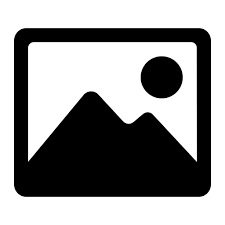
#> input picture download.png, 225 x 225 px; its folder holds 2 pictures in this run
$ python -i main.py   (imports and definitions only)   (older library calls are emulated)
#> lines starting #> are read from the running program, lines starting #| are printed output that depends on the picture
from tkinter import *
from tkinter.filedialog import askopenfilename
from tkinter import font
import os
import six
import pandas as pd
import numpy as np
import matplotlib.pyplot as plt
from PIL import Image, ImageTk
from tkinter import ttk
from ttkthemes import themed_tk as tk
from matplotlib.figure import Figure
from matplotlib.backends.backend_tkagg import (FigureCanvasTkAgg,
NavigationToolbar2Tk)
from graph_func import *
# [1 line not run here, left out]
change = 0


# [1 line that did not run here, left out]
# [4 lines not run here, left out]


valuesNames = ["qs", "qf", "omegaim", "omegasf", "alpha"]
entries = []


valuesName3 = [
	"nz",
	"nm",
	"Length (Le)",
	"Bulk density of porous media (𝜌𝑏)",
	"Run time (Tmax)",
	"Pulse time (Tp)",
	"∆𝑡",
	"∆𝑥"
]

valuesName1 = [
	"Mesopore seepage velocity (𝑞𝑠 )",
	"Macropore seepage velocity (𝑞𝑓 )",
	"Solute mass transfer rate b/w meso-micropore (ωim)",
	"Solute mass transfer rate b/w meso-macropore (ωsf)",
	"Dispersivity (å𝐿 )",
	"No. of observation time steps",
	"Experimental data (Input from txt file or excel copy paste)"
]

valuesName2 = [
	"No. of observation distances to print",
	"Observation distances (According to No.of observation distances)",
	"Time steps (Input from txt file or excel copy paste)"
]

valuesNamesArr = [valuesName1, valuesName2, valuesName3]


defaultValuesADE = [
	"Porosity of the mesopore region (𝜃𝑠)",
	"Porosity of the micropore region (𝜃𝑖𝑚)",
	"Instantaneous sorption fraction in macropore region (𝐹𝑓)",
	"Instantaneous sorption fraction in mesopore region (𝐹𝑠)",
	"Instantaneous sorption fraction in micropore region (𝐹𝑖𝑚)",
	"Fraction of sorption site available for macropore region (𝑓𝑓)",
	"Fraction of sorption site available for mesopore region (𝑓𝑠)",
	"Fraction of sorption site available for immobile region (𝑓𝑖𝑚)",
	"Equilibrium sorption coefficient in mesopore region (𝐾𝑠)",
	"Equilibrium sorption coefficient in micropore region (𝐾𝑖𝑚)",
	"Rate-limited sorbed coefficient in macropore region (𝑘𝑓)",
	"Rate-limited sorbed coefficient in mesopore region (𝑘𝑠)",
	"Rate-limited sorbed coefficient in micropore region (𝑘𝑖𝑚)",
	"Mesopore seepage velocity (𝑞𝑠 )",
	"Solute mass transfer rate b/w meso-micropore (ωim)",
	"Solute mass transfer rate b/w meso-macropore (ωsf)"
]


askValuesADE = [
	"Porosity of the macropore region (𝜃𝑓)",
	"Equilibrium sorption coefficient in macropore region (𝐾𝑓)",
	"Macropore seepage velocity (𝑞𝑓 )",
	"Dispersivity (å𝐿 )"
]


defaultValuesMIM = [
	"Porosity of the mesopore region (𝜃𝑠)",
	"Porosity of the micropore region (𝜃𝑖𝑚)",
	"Instantaneous sorption fraction in micropore region (𝐹𝑖𝑚)",
	"Fraction of sorption site available for immobile region (𝑓𝑖𝑚)",
	"Equilibrium sorption coefficient in micropore region (𝐾𝑖𝑚)",
	"Rate-limited sorbed coefficient in macropore region (𝑘𝑓)",
	"Rate-limited sorbed coefficient in mesopore region (𝑘𝑠)",
	"Rate-limited sorbed coefficient in micropore region (𝑘𝑖𝑚)",
	"Mesopore seepage velocity (𝑞𝑠 )",
	"Solute mass transfer rate b/w meso-micropore (ωim)"
]


askValuesMIM = [
	"Porosity of the macropore region (𝜃𝑓)",
	"Instantaneous sorption fraction in macropore region (𝐹𝑓)",
	"Instantaneous sorption fraction in mesopore region (𝐹𝑠)",
	"Fraction of sorption site available for macropore region (𝑓𝑓)",
	"Fraction of sorption site available for mesopore region (𝑓𝑠)",
	"Equilibrium sorption coefficient in macropore region (𝐾𝑓)",
	"Equilibrium sorption coefficient in mesopore region (𝐾𝑠)",
	"Macropore seepage velocity (𝑞𝑓 )",
	"Solute mass transfer rate b/w meso-macropore (ωsf)",
	"Dispersivity (å𝐿 )",
]


defaultValuesMPNE = [
	"Porosity of the micropore region (𝜃𝑖𝑚)",
	"Instantaneous sorption fraction in micropore region (𝐹𝑖𝑚)",
	"Fraction of sorption site available for immobile region (𝑓𝑖𝑚)",
	"Equilibrium sorption coefficient in micropore region (𝐾𝑖𝑚)",
	"Rate-limited sorbed coefficient in micropore region (𝑘𝑖𝑚)",
	"Solute mass transfer rate b/w meso-micropore (ωim)",
]


askValuesMPNE = [
	"Porosity of the macropore region (𝜃𝑓)",
	"Porosity of the mesopore region (𝜃𝑠)",
	"Instantaneous sorption fraction in macropore region (𝐹𝑓)",
	"Instantaneous sorption fraction in mesopore region (𝐹𝑠)",
	"Fraction of sorption site available for macropore region (𝑓𝑓)",
	"Fraction of sorption site available for mesopore region (𝑓𝑠)",
	"Equilibrium sorption coefficient in macropore region (𝐾𝑓)",
	"Equilibrium sorption coefficient in mesopore region (𝐾𝑠)",
	"Rate-limited sorbed coefficient in macropore region (𝑘𝑓)",
	"Rate-limited sorbed coefficient in mesopore region (𝑘𝑠)",
	"Mesopore seepage velocity (𝑞𝑠 )",
	"Macropore seepage velocity (𝑞𝑓 )",
	"Solute mass transfer rate b/w meso-macropore (ωsf)",
	"Dispersivity (å𝐿 )"
]


defaultValuesDADE = [
	"Porosity of the micropore region (𝜃𝑖𝑚)",
	"Instantaneous sorption fraction in macropore region (𝐹𝑓)",
	"Instantaneous sorption fraction in mesopore region (𝐹𝑠)",
	"Instantaneous sorption fraction in micropore region (𝐹𝑖𝑚)",
	"Fraction of sorption site available for macropore region (𝑓𝑓)",
	"Fraction of sorption site available for mesopore region (𝑓𝑠)",
	"Fraction of sorption site available for immobile region (𝑓𝑖𝑚)",
	"Equilibrium sorption coefficient in macropore region (𝐾𝑓)",
	"Equilibrium sorption coefficient in mesopore region (𝐾𝑠)",
	"Equilibrium sorption coefficient in micropore region (𝐾𝑖𝑚)",
	"Rate-limited sorbed coefficient in macropore region (𝑘𝑓)",
	"Rate-limited sorbed coefficient in mesopore region (𝑘𝑠)",
	"Rate-limited sorbed coefficient in micropore region (𝑘𝑖𝑚)",
	"Solute mass transfer rate b/w meso-micropore (ωim)"
]


askValuesDADE = [
	"Porosity of the macropore region (𝜃𝑓)",
	"Porosity of the mesopore region (𝜃𝑠)",
	"Mesopore seepage velocity (𝑞𝑠 )",
	"Macropore seepage velocity (𝑞𝑓 )",
	"Solute mass transfer rate b/w meso-macropore (ωsf)",
	"Dispersivity (å𝐿 )"
]


defaultValuesALL = []


askValuesALL = [
	"Porosity of the macropore region (𝜃𝑓)",
	"Porosity of the mesopore region (𝜃𝑠)",
	"Porosity of the micropore region (𝜃𝑖𝑚)",
	"Instantaneous sorption fraction in macropore region (𝐹𝑓)",
	"Instantaneous sorption fraction in mesopore region (𝐹𝑠)",
	"Instantaneous sorption fraction in micropore region (𝐹𝑖𝑚)",
	"Fraction of sorption site available for macropore region (𝑓𝑓)",
	"Fraction of sorption site available for mesopore region (𝑓𝑠)",
	"Fraction of sorption site available for immobile region (𝑓𝑖𝑚)",
	"Equilibrium sorption coefficient in macropore region (𝐾𝑓)",
	"Equilibrium sorption coefficient in mesopore region (𝐾𝑠)",
	"Equilibrium sorption coefficient in micropore region (𝐾𝑖𝑚)",
	"Rate-limited sorbed coefficient in macropore region (𝑘𝑓)",
	"Rate-limited sorbed coefficient in mesopore region (𝑘𝑠)",
	"Rate-limited sorbed coefficient in micropore region (𝑘𝑖𝑚)",
	"Mesopore seepage velocity (𝑞𝑠 )",
	"Macropore seepage velocity (𝑞𝑓 )",
	"Solute mass transfer rate b/w meso-micropore (ωim)",
	"Solute mass transfer rate b/w meso-macropore (ωsf)",
	"Dispersivity (å𝐿 )"
]


oneValue = [
	"Instantaneous sorption fraction in macropore region (𝐹𝑓)",
	"Fraction of sorption site available for macropore region (𝑓𝑓)"
]


# [84 lines left out: functions getContent, saveContent, open_txt_exper, open_txt_time, not called in this run]


def run_txt():
	os.system('test.exe')


# [260 lines left out: functions openHelpWindow, guessSave, openGuessWindow, estimateWindow, entriesWindow, openWindow and 1 more, not called in this run]

def tableKLStatistics():
	window = Toplevel()
	window.title('K-L information statistics')
	window.geometry("500x500")
	img =Image.open("download.png")
#> img is the input picture: PIL image 225x225 P; min 0, max 255, mean 150.1
	img=img.resize((500,500),Image.ANTIALIAS)
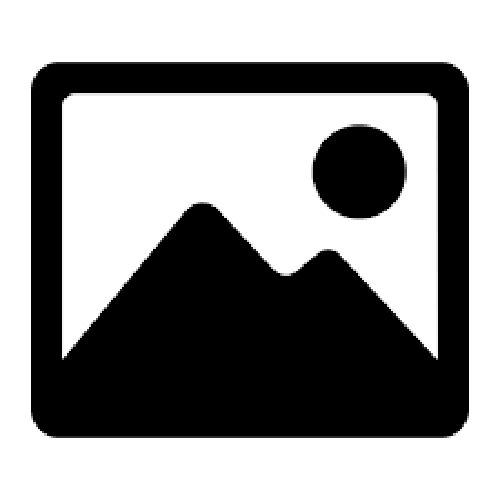
#> img: PIL image 500x500 P; min 0, max 255, mean 150
	img= ImageTk.PhotoImage(img)
	panel = Label(window, image=img)
#> (the run stopped early here; a loop or call above may not have finished)
